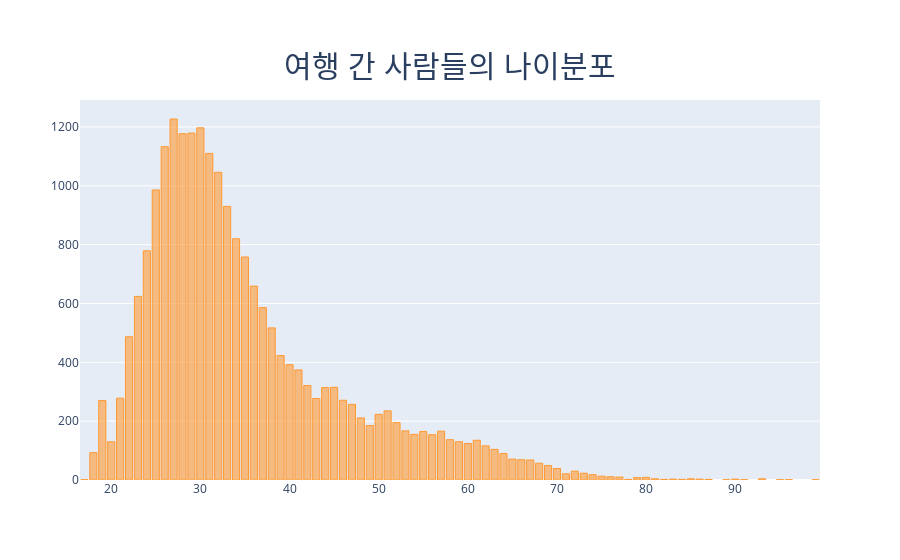

Notebook code for this chart:
### Code cell
layout = go.Layout(title=dict(text='여행 간 사람들의 나이분포', font=dict(size=30), x=0.5, y=0.9))
booking_y['age'].value_counts().iplot(kind='bar', layout=layout)

### Figure 1 — Plotly figure (JSON) as saved in the notebook; plotly's stock layout.template omitted (floating-point values rounded to 4 significant figures)
{"data": [{"marker": {"color": "rgba(255, 153, 51, 0.6)", "line": {"color": "rgba(255, 153, 51, 1.0)", "width": 1}}, "name": "age", "orientation": "v", "text": "", "type": "bar", "x": [27, 30, 29, 28, 26, 31, 32, 25, 33, 34, 24, 35, 36, 23, 37, 38, 22, 39, 40, 41, 42, 45, 44, 21, 43, 46, 19, 47, 51, 50, 48, 52, 49, 53, 57, 55, 54, 56, 58, 61, 59, 20, 60, 62, 63, 18, 64, 65, 66, 67, 68, 69, 70, 72, 73, 71, 74, 75, 76, 77, 80, 79, 81, 85, 93, 90, 86, 83, 82, 87, 78, 84, 91, 99, 17, 96, 95, 89], "y": [1227, 1197, 1179, 1177, 1133, 1110, 1046, 986, 930, 820, 779, 758, 659, 624, 586, 517, 487, 423, 392, 374, 321, 315, 314, 278, 277, 271, 270, 257, 235, 223, 211, 195, 185, 167, 166, 165, 155, 154, 137, 135, 130, 130, 124, 116, 104, 93, 90, 71, 69, 68, 57, 49, 39, 30, 23, 21, 18, 13, 11, 10, 9, 8, 4, 4, 4, 3, 3, 3, 2, 2, 2, 2, 1, 1, 1, 1, 1, 1]}], "layout": {"title": {"font": {"size": 30}, "text": "여행 간 사람들의 나이분포", "x": 0.5, "y": 0.9}}}
